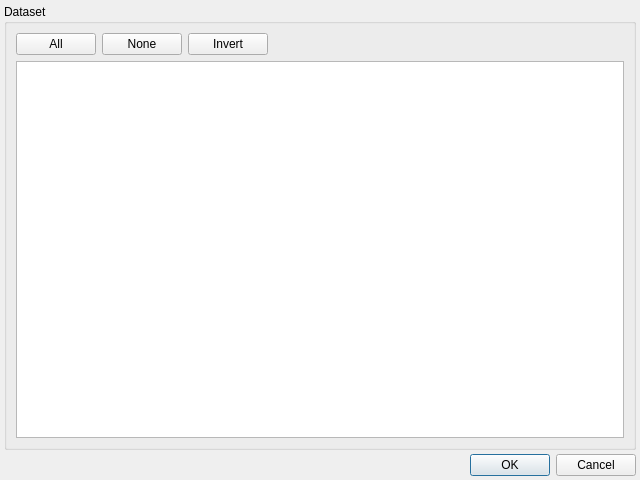
<?xml version="1.0" encoding="UTF-8"?>
<ui version="4.0">
 <class>mvd::ImportSubDatasetDialog</class>
 <widget class="QDialog" name="mvd::ImportSubDatasetDialog">
  <property name="geometry">
   <rect>
    <x>0</x>
    <y>0</y>
    <width>640</width>
    <height>480</height>
   </rect>
  </property>
  <property name="windowTitle">
   <string>Import image</string>
  </property>
  <property name="locale">
   <locale language="C" country="AnyCountry"/>
  </property>
  <layout class="QGridLayout" name="gridLayout_2">
   <property name="margin">
    <number>4</number>
   </property>
   <property name="spacing">
    <number>4</number>
   </property>
   <item row="0" column="0">
    <widget class="QGroupBox" name="datasetGroupBox">
     <property name="title">
      <string>Dataset</string>
     </property>
     <layout class="QGridLayout" name="gridLayout">
      <item row="0" column="0">
       <widget class="QPushButton" name="allButton">
        <property name="sizePolicy">
         <sizepolicy hsizetype="Minimum" vsizetype="Fixed">
          <horstretch>0</horstretch>
          <verstretch>0</verstretch>
         </sizepolicy>
        </property>
        <property name="text">
         <string>All</string>
        </property>
       </widget>
      </item>
      <item row="0" column="1">
       <widget class="QPushButton" name="noneButton">
        <property name="text">
         <string>None</string>
        </property>
       </widget>
      </item>
      <item row="0" column="2">
       <widget class="QPushButton" name="invertButton">
        <property name="text">
         <string>Invert</string>
        </property>
       </widget>
      </item>
      <item row="0" column="3">
       <spacer name="horizontalSpacer">
        <property name="orientation">
         <enum>Qt::Horizontal</enum>
        </property>
        <property name="sizeHint" stdset="0">
         <size>
          <width>320</width>
          <height>20</height>
         </size>
        </property>
       </spacer>
      </item>
      <item row="1" column="0" colspan="4">
       <widget class="QTreeView" name="datasetTreeView"/>
      </item>
     </layout>
    </widget>
   </item>
   <item row="1" column="0">
    <widget class="QDialogButtonBox" name="buttonBox">
     <property name="orientation">
      <enum>Qt::Horizontal</enum>
     </property>
     <property name="standardButtons">
      <set>QDialogButtonBox::Cancel|QDialogButtonBox::Ok</set>
     </property>
    </widget>
   </item>
  </layout>
 </widget>
 <resources/>
 <connections>
  <connection>
   <sender>buttonBox</sender>
   <signal>accepted()</signal>
   <receiver>mvd::ImportSubDatasetDialog</receiver>
   <slot>accept()</slot>
   <hints>
    <hint type="sourcelabel">
     <x>248</x>
     <y>254</y>
    </hint>
    <hint type="destinationlabel">
     <x>157</x>
     <y>274</y>
    </hint>
   </hints>
  </connection>
  <connection>
   <sender>buttonBox</sender>
   <signal>rejected()</signal>
   <receiver>mvd::ImportSubDatasetDialog</receiver>
   <slot>reject()</slot>
   <hints>
    <hint type="sourcelabel">
     <x>316</x>
     <y>260</y>
    </hint>
    <hint type="destinationlabel">
     <x>286</x>
     <y>274</y>
    </hint>
   </hints>
  </connection>
 </connections>
</ui>
